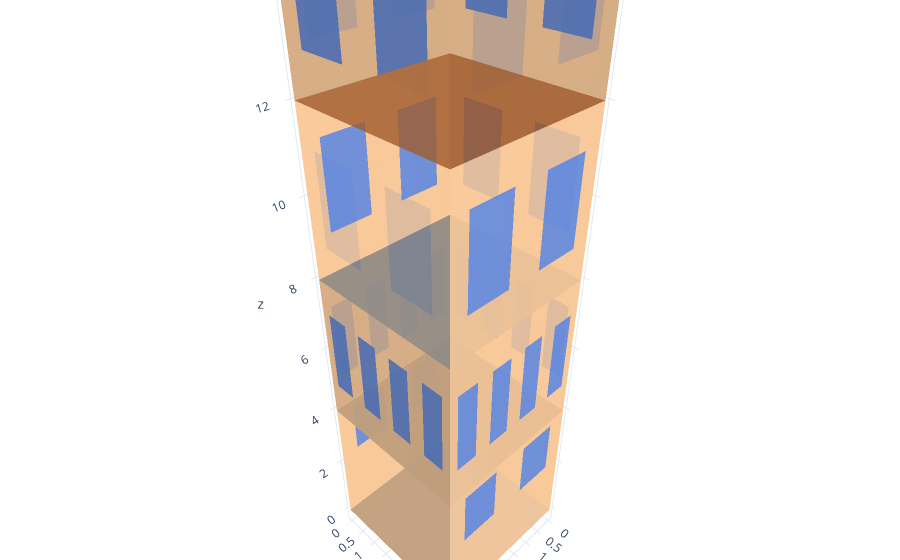

Notebook source saved alongside this figure:
### Code cell
osm_path = openstudio.path(r"Output_Results\converted_model.osm")  
translator = openstudio.osversion.VersionTranslator()
model = translator.loadModel(osm_path)

if model.is_initialized():
    model = model.get()
    print("Model loaded successfully")
else:
    print("Failed to load model")
    model = None

if model:
    vertices_list = []
    i_list = []
    j_list = []
    k_list = []
    colors = []
    face_counter = 0

    spaces = model.getSpaces()  

    for space in spaces:
        for surface in space.surfaces():
            vertices = []
            for vertex in surface.vertices():
                x, y, z = vertex.x(), vertex.y(), vertex.z()
                vertices.append([x, y, z])

            if len(vertices) >= 3:
                start_index = len(vertices_list)
                vertices_list.extend(vertices)

                for n in range(1, len(vertices) - 1):
                    i_list.append(start_index)
                    j_list.append(start_index + n)
                    k_list.append(start_index + n + 1)

                surface_type = surface.surfaceType()
                if surface_type == "Wall":
                    colors.extend([[1.0, 0.8, 0.6]] * (len(vertices) - 2))  
                elif surface_type == "RoofCeiling":
                    colors.extend([[0.7, 0.4, 0.2]] * (len(vertices) - 2))  
                elif surface_type == "Floor" and surface.outsideBoundaryCondition() == "Outdoors":
                    colors.extend([[0.5, 0.5, 0.5]] * (len(vertices) - 2))  
                elif surface_type == "Floor":
                    colors.extend([[0.6, 0.6, 0.6]] * (len(vertices) - 2)) 
                else:
                    colors.extend([[0.7, 0.7, 0.7]] * (len(vertices) - 2))  

            for subsurface in surface.subSurfaces():
                sub_vertices = []
                for vertex in subsurface.vertices():
                    x, y, z = vertex.x(), vertex.y(), vertex.z()
                    sub_vertices.append([x, y, z])

                if len(sub_vertices) >= 3:
                    start_index = len(vertices_list)
                    vertices_list.extend(sub_vertices)

                    for n in range(1, len(sub_vertices) - 1):
                        i_list.append(start_index)
                        j_list.append(start_index + n)
                        k_list.append(start_index + n + 1)

                    subsurface_type = subsurface.subSurfaceType()
                    if subsurface_type == "FixedWindow":
                        colors.extend([[0.3, 0.5, 0.9]] * (len(sub_vertices) - 2))  
                    elif subsurface_type == "Door":
                        colors.extend([[0.7, 0.4, 0.2]] * (len(sub_vertices) - 2))  
                    else:
                        colors.extend([[0.5, 0.5, 0.5]] * (len(sub_vertices) - 2))  

    x, y, z = zip(*vertices_list)
    fig = go.Figure(data=[
        go.Mesh3d(
            x=x, y=y, z=z,
            i=i_list, j=j_list, k=k_list,
            facecolor=colors,
            opacity=0.8,
            flatshading=True
        )
    ])

    fig.update_layout(
        scene=dict(
            xaxis=dict(showbackground=True),
            yaxis=dict(showbackground=True),
            zaxis=dict(showbackground=True),
            aspectmode='data'
        ),
        margin=dict(l=0, r=0, b=0, t=0)
    )

    fig.show()

### Figure 1 — Plotly figure (JSON) as saved in the notebook; plotly's stock layout.template omitted (floating-point values rounded to 4 significant figures; data arrays with more than 128 entries replaced by an {"elided": "..."} marker saying what was removed)
{"data": [{"facecolor": {"elided": "120x3 float values"}, "flatshading": true, "i": [0, 0, 4, 4, 8, 8, 12, 12, 16, 16, 20, 20, 24, 24, 28, 28, 32, 32, 36, 36, 40, 40, 44, 44, 48, 48, 52, 52, 56, 56, 60, 60, 64, 64, 68, 68, 72, 72, 76, 76, 80, 80, 84, 84, 88, 88, 92, 92, 96, 96, 100, 100, 104, 104, 108, 108, 112, 112, 116, 116, 120, 120, 124, 124, 128, 128, 132, 132, 136, 136, 140, 140, 144, 144, 148, 148, 152, 152, 156, 156, 160, 160, 164, 164, 168, 168, 172, 172, 176, 176, 180, 180, 184, 184, 188, 188, 192, 192, 196, 196, 200, 200, 204, 204, 208, 208, 212, 212, 216, 216, 220, 220, 224, 224, 228, 228, 232, 232, 236, 236], "j": [1, 2, 5, 6, 9, 10, 13, 14, 17, 18, 21, 22, 25, 26, 29, 30, 33, 34, 37, 38, 41, 42, 45, 46, 49, 50, 53, 54, 57, 58, 61, 62, 65, 66, 69, 70, 73, 74, 77, 78, 81, 82, 85, 86, 89, 90, 93, 94, 97, 98, 101, 102, 105, 106, 109, 110, 113, 114, 117, 118, 121, 122, 125, 126, 129, 130, 133, 134, 137, 138, 141, 142, 145, 146, 149, 150, 153, 154, 157, 158, 161, 162, 165, 166, 169, 170, 173, 174, 177, 178, 181, 182, 185, 186, 189, 190, 193, 194, 197, 198, 201, 202, 205, 206, 209, 210, 213, 214, 217, 218, 221, 222, 225, 226, 229, 230, 233, 234, 237, 238], "k": [2, 3, 6, 7, 10, 11, 14, 15, 18, 19, 22, 23, 26, 27, 30, 31, 34, 35, 38, 39, 42, 43, 46, 47, 50, 51, 54, 55, 58, 59, 62, 63, 66, 67, 70, 71, 74, 75, 78, 79, 82, 83, 86, 87, 90, 91, 94, 95, 98, 99, 102, 103, 106, 107, 110, 111, 114, 115, 118, 119, 122, 123, 126, 127, 130, 131, 134, 135, 138, 139, 142, 143, 146, 147, 150, 151, 154, 155, 158, 159, 162, 163, 166, 167, 170, 171, 174, 175, 178, 179, 182, 183, 186, 187, 190, 191, 194, 195, 198, 199, 202, 203, 206, 207, 210, 211, 214, 215, 218, 219, 222, 223, 226, 227, 230, 231, 234, 235, 238, 239], "opacity": 0.8, "type": "mesh3d", "x": {"elided": "240 float values"}, "y": {"elided": "240 float values"}, "z": {"elided": "240 float values"}}], "layout": {"margin": {"b": 0, "l": 0, "r": 0, "t": 0}, "scene": {"aspectmode": "data", "xaxis": {"showbackground": true}, "yaxis": {"showbackground": true}, "zaxis": {"showbackground": true}}}}
